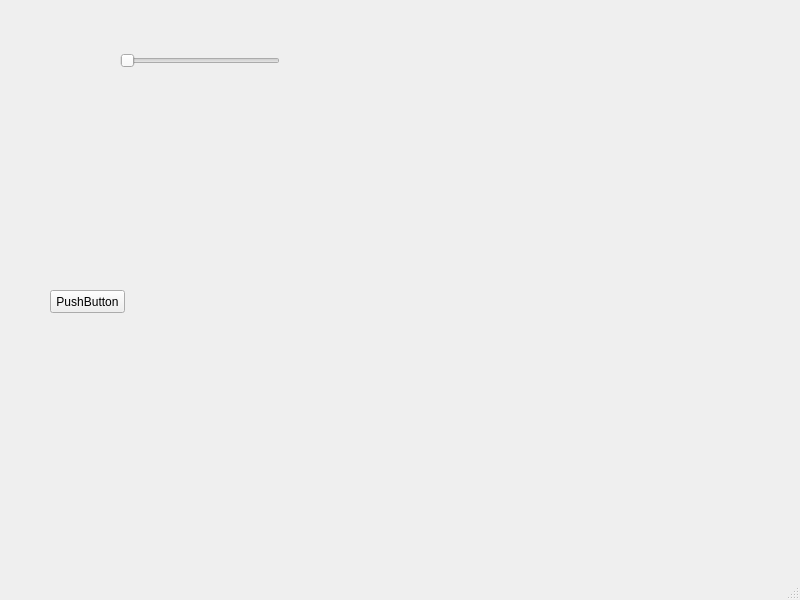
<?xml version="1.0" encoding="UTF-8"?>
<ui version="4.0">
 <class>MainWindow</class>
 <widget class="QMainWindow" name="MainWindow">
  <property name="geometry">
   <rect>
    <x>0</x>
    <y>0</y>
    <width>800</width>
    <height>600</height>
   </rect>
  </property>
  <property name="windowTitle">
   <string>MainWindow</string>
  </property>
  <widget class="QWidget" name="centralwidget">
   <widget class="QPushButton" name="pushButton">
    <property name="geometry">
     <rect>
      <x>50</x>
      <y>290</y>
      <width>75</width>
      <height>23</height>
     </rect>
    </property>
    <property name="text">
     <string>PushButton</string>
    </property>
   </widget>
   <widget class="QSlider" name="horizontalSlider">
    <property name="geometry">
     <rect>
      <x>120</x>
      <y>50</y>
      <width>160</width>
      <height>22</height>
     </rect>
    </property>
    <property name="orientation">
     <enum>Qt::Horizontal</enum>
    </property>
   </widget>
  </widget>
  <widget class="QMenuBar" name="menubar">
   <property name="geometry">
    <rect>
     <x>0</x>
     <y>0</y>
     <width>800</width>
     <height>21</height>
    </rect>
   </property>
  </widget>
  <widget class="QStatusBar" name="statusbar"/>
 </widget>
 <resources/>
 <connections/>
</ui>
